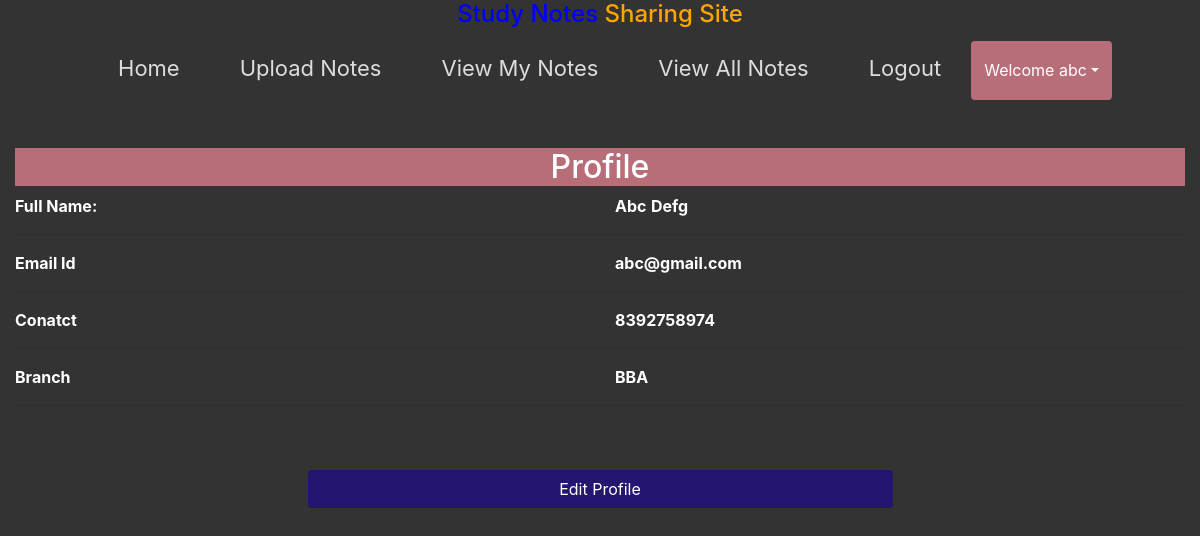
Screenshot of /profile (signed in) with the database file from the repository.
### notes/models.py (models this page shows, shortened)
class Signup(models.Model):
    user=models.ForeignKey(User,on_delete=models.CASCADE,null=True)
    contact=models.CharField(max_length=10,null=True)
    branch=models.CharField(max_length=30)
    role=models.CharField(max_length=15)
    contact=models.CharField(max_length=10)

### notes/views.py (the view)
# urls.py: path('profile',profile,name='profile'),
def profile(request):
    user = request.user  # Use lowercase 'user'
    data = Signup.objects.get(user=user)  # Use lowercase 'user' here as well
    d = {'data': data, 'user': user}
    return render(request, 'profile.html', d)

### templates/profile.html (shortened to what this page needs)
{% load static %}
{% block body %}
{% include 'user_nav.html' %}
<div class="col-12 container mt-5">
    <h2 style="color: white; background-color: #b76e79;" class="text-center">Profile</h2>
    <div class="row">
        <div class="col-md-6">
            <b> Full Name:</b>
        </div>
        <div class="col-md-6" style="text-transform: capitalize">
            <b>{{data.user.first_name}}</b> <b>{{data.user.last_name}}</b>
        </div>
    </div>
    <hr>
    <div class="row">
        <div class="col-md-6">
            <b> Email Id</b>
        </div>
        <div class="col-md-6" >
            <b>{{data.user.username}}</b>
        </div>
    </div>
    <hr>
    <div class="row">
        <div class="col-md-6">
            <b> Conatct</b>
        </div>
        <div class="col-md-6" >
            <b>{{data.contact}}</b>
        </div>
    </div>
    <hr>
    <div class="row">
        <div class="col-md-6">
            <b> Branch</b>
        </div>
        <div class="col-md-6" >
            <b>{{data.branch}}</b>
        </div>
    </div>
    <hr>
    <div  style="text-align: center;">
        <a href="{% url 'edit_profile' %}" style="color:white; width:50%; background-color: #241571;"
        class="btn mt-5">Edit Profile</a>
    </div>
</div>
{% endblock %}

### templates/user_nav.html (shortened to what this page needs)
<!DOCTYPE html>
<html lang="en">
<head>
    {% load static %}
    <link rel="stylesheet" href="https://maxcdn.bootstrapcdn.com/bootstrap/4.3.1/css/bootstrap.min.css">
    <link rel="stylesheet" href="https://use.fontawesome.com/releases/v5.6.3/css/all.css">
    <link rel="stylesheet" href="{% static 'css/mystyle.css' %}">
</head>
<body>
    <h4>
        <span style="color: blue;">Study Notes</span>
        <span style="color: orange;">Sharing Site</span>
    </h4>
    <ul>
        <li><a href="{% url 'profile' %}">Home</a></li>
        <li><a href="{% url 'upload_notes' %}">Upload Notes</a></li>
        <li><a href="{% url 'view_notes' %}">View My Notes</a></li>
        <li><a href="{% url 'view_all_notes' %}">View All Notes</a></li>
        <li><a href="{% url 'logout' %}">Logout</a></li>
        <div class="btn-group ">
            <button style="color:white; background-color: #b76e79;" type="button" class="btn btn-xs mt-1 dropdown-toggle" data-toggle="dropdown">
                Welcome {{request.user.first_name}}</button>
        </div>
    </ul>
</body>
</html>

### templates/user_nav.html (style rules this page uses)
body { background: #333; margin: 0; display: flex; flex-direction: column; align-items: center; justify-content: flex-start; }
h4 { color: white; }
ul { padding: 0; margin: 0; display: flex; flex-wrap: wrap; background: #333; z-index: 1000; width: 100%; justify-content: center; }
ul li { list-style: none; margin: 15px; }
ul li a { text-decoration: none; color: #ddd; font-size: 22px; padding: 10px 15px; position: relative; transition: all 0.5s; }
ul li a:before, ul li a:after { content: ''; position: absolute; left: 0; width: 100%; height: 2px; background-color: #ddd; transform: scaleX(0); transition: all 0.5s; transform-origin: left; }
ul li a:before { top: 0; }
ul li a:after { transform-origin: right; bottom: 0; }

### templates/profile.html (style rules this page uses)
b { color:white; }

### rows the page displays
Signup: user.first_name "Abc", user.last_name "Defg", user.username "abc@gmail.com", contact "8392758974", branch "BBA"

### other values shown
{{ request.user.first_name }} "abc"
